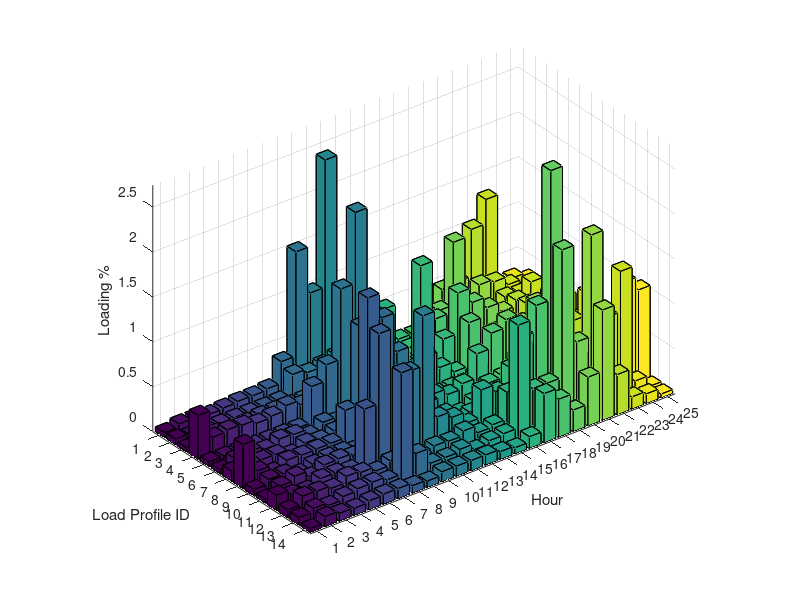

Source code (MATLAB):
clc, clear all
load('all_load_profile_hour_max.mat');
f=figure(1)
bar3(datahour_full(1:14,:))
xlabel('Hour')
ylabel('Load Profile ID')
zlabel('Loading % ')
exportgraphics(f,'Load_Profile.png','Resolution',2000)
